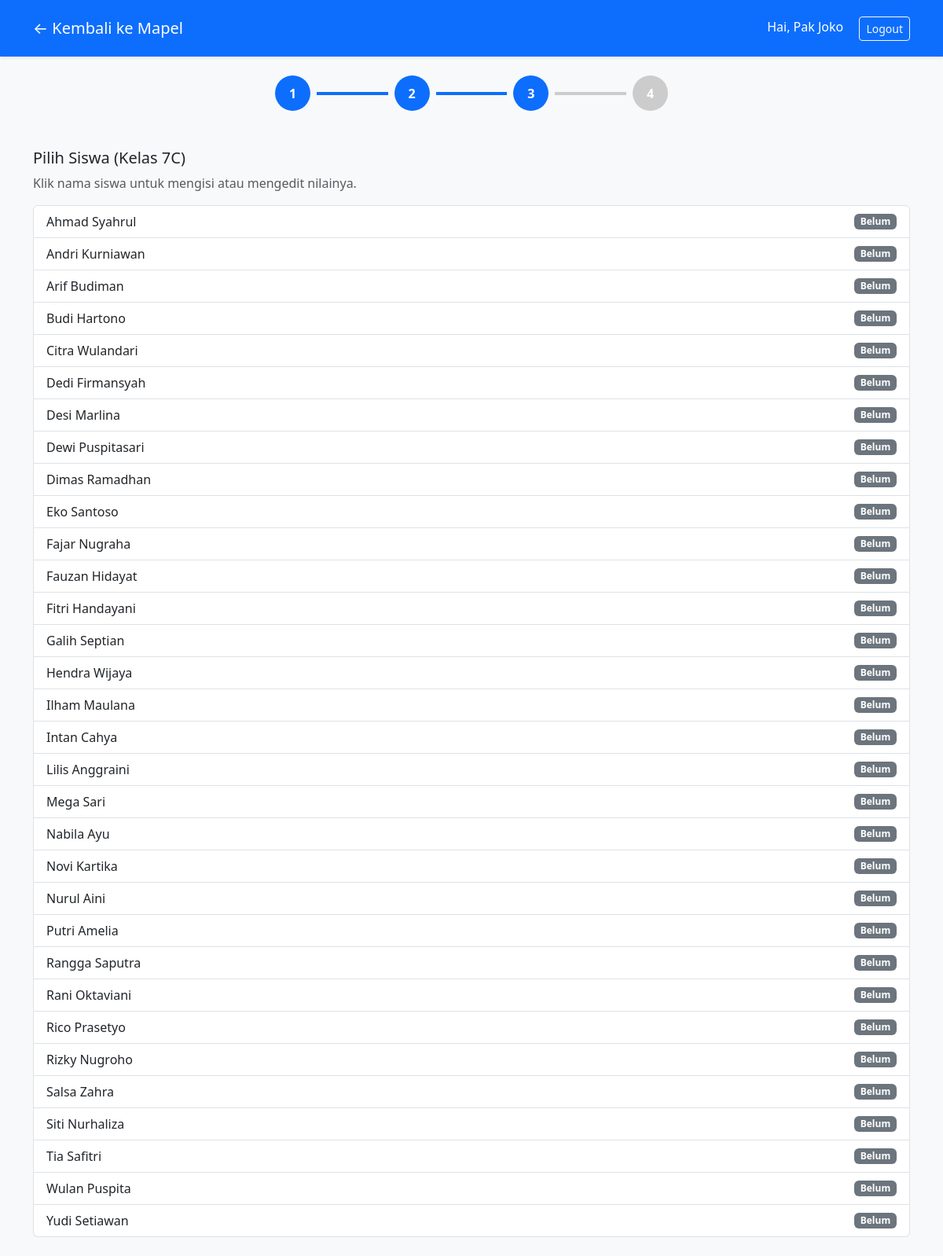
/progressive-disclosure.page.gd/htdocs/students.php?class_id=6 (signed in), run on the app's committed database.
### tables this page shows
CREATE TABLE `classes` (
  `id` int(11) NOT NULL,
  `name` varchar(50) NOT NULL,
  `teacher_id` int(11) DEFAULT NULL
);

CREATE TABLE `students` (
  `id` int(11) NOT NULL,
  `name` varchar(100) NOT NULL,
  `class_id` int(11) DEFAULT NULL
);

### progressive-disclosure.page.gd/htdocs/students.php (the view, shortened to what this page needs)
<?php
require 'config.php';
$class_id = intval($_GET['class_id'] ?? 0);
$mapel_id = intval($_GET['mapel_id'] ?? 0);
$stmt = $pdo->prepare("SELECT * FROM classes WHERE id = ? AND teacher_id = ?");
$stmt->execute([$class_id, $_SESSION['teacher_id']]);
$class = $stmt->fetch(PDO::FETCH_ASSOC);
$stmt = $pdo->prepare("SELECT * FROM students WHERE class_id = ? ORDER BY name ASC");
$stmt->execute([$class_id]);
$students = $stmt->fetchAll(PDO::FETCH_ASSOC);
?>
<!doctype html>
<html>
<head>
  <link href="https://cdn.jsdelivr.net/npm/bootstrap@5.3.0/dist/css/bootstrap.min.css" rel="stylesheet">
</head>
<body class="bg-light">
<nav class="navbar navbar-dark bg-primary shadow-sm py-3">
  <div class="container">
    <a href="mapel.php?class_id=<?=$class_id?> &mapel_id=<?= $mapel_id ?>" class="navbar-brand">← Kembali ke Mapel</a>
    <div>
      <span class="me-3 text-white">Hai, <?=htmlspecialchars($_SESSION['teacher_name'])?></span>
      <a href="logout.php" class="btn btn-outline-light btn-sm">Logout</a>
    </div>
  </div>
</nav>
<div class="container py-4">
  <div class="d-flex justify-content-center align-items-center" style="max-width:500px;margin:auto;">
    <a href="index.php" style="text-decoration: none;">
  <div class="rounded-circle d-flex justify-content-center align-items-center"
       style="width:45px;height:45px;background-color:#0d6efd;color:#fff;font-weight:600;">
    1
  </div>
</a>
    <div class="mx-2 flex-fill" style="height:4px;background-color:#0d6efd;"></div>
     <a href="mapel.php?class_id=<?=$class_id?> &mapel_id=<?= $mapel_id ?> style="text-decoration: none;">
  <div class="rounded-circle d-flex justify-content-center align-items-center"
       style="width:45px;height:45px;background-color:#0d6efd;color:#fff;font-weight:600;">
    2
  </div>
</a>
    <div class="mx-2 flex-fill" style="height:4px;background-color:#0d6efd;"></div>
    <div class="rounded-circle d-flex justify-content-center align-items-center"
        style="width:45px;height:45px;background-color:#0d6efd;color:#fff;font-weight:600;">
      3
    </div>
    <div class="mx-2 flex-fill" style="height:4px;background-color:#ccc;"></div>
    <div class="rounded-circle d-flex justify-content-center align-items-center text-white fw-bold"
        style="width:45px;height:45px;background-color:#ccc">
      4
    </div>
  </div>
</div>
<div class="container py-4">
  <h5>Pilih Siswa (Kelas <?=$class['name']?>)</h5>
  <p class="text-muted">Klik nama siswa untuk mengisi atau mengedit nilainya.</p>
  <div class="list-group">
    <?php foreach($students as $s): ?>
      <a href="score.php?student_id=<?=$s['id']?>&class_id=<?=$class_id?>&mapel_id=<?=$mapel_id?>" class="list-group-item list-group-item-action d-flex justify-content-between align-items-center">
        <?=htmlspecialchars($s['name'])?>
        <?php
        $st = $pdo->prepare("SELECT id FROM scores WHERE student_id = ? AND mapel_id = ?");
        $st->execute([$s['id'], $mapel_id]);
        if ($st->fetch()) {
            echo '<span class="badge bg-success">Sudah Ada</span>';
        } else {
            echo '<span class="badge bg-secondary">Belum</span>';
        }
        ?>
      </a>
    <?php endforeach; ?>
  </div>
</div>
</body>
</html>

### data on the page
classes: name "7C"
students: name "Ahmad Syahrul"
students: name "Andri Kurniawan"
students: name "Arif Budiman"
students: name "Budi Hartono"
students: name "Citra Wulandari"
students: name "Dedi Firmansyah"
students: name "Desi Marlina"
students: name "Dewi Puspitasari"
students: name "Dimas Ramadhan"
students: name "Eko Santoso"
students: name "Fajar Nugraha"
students: name "Fauzan Hidayat"
students: name "Fitri Handayani"
students: name "Galih Septian"
students: name "Hendra Wijaya"
students: name "Ilham Maulana"
students: name "Intan Cahya"
students: name "Lilis Anggraini"
students: name "Mega Sari"
students: name "Nabila Ayu"
students: name "Novi Kartika"
students: name "Nurul Aini"
students: name "Putri Amelia"
students: name "Rangga Saputra"
students: name "Rani Oktaviani"
students: name "Rico Prasetyo"
students: name "Rizky Nugroho"
students: name "Salsa Zahra"
students: name "Siti Nurhaliza"
students: name "Tia Safitri"
students: name "Wulan Puspita"
students: name "Yudi Setiawan"

### other printed values
$_SESSION['teacher_name'] "Pak Joko"
